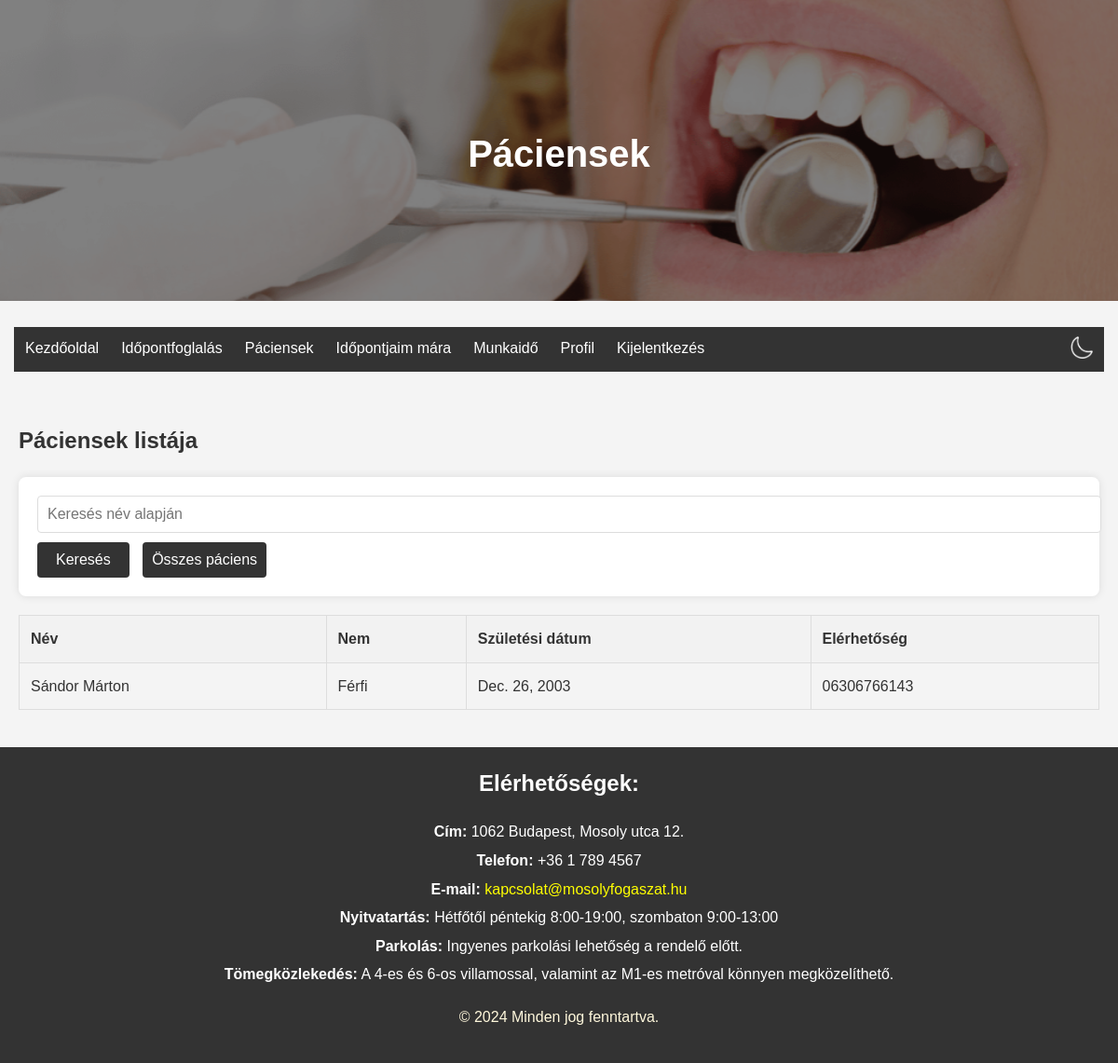
Page /patients/ (signed in) on the earlier database version.
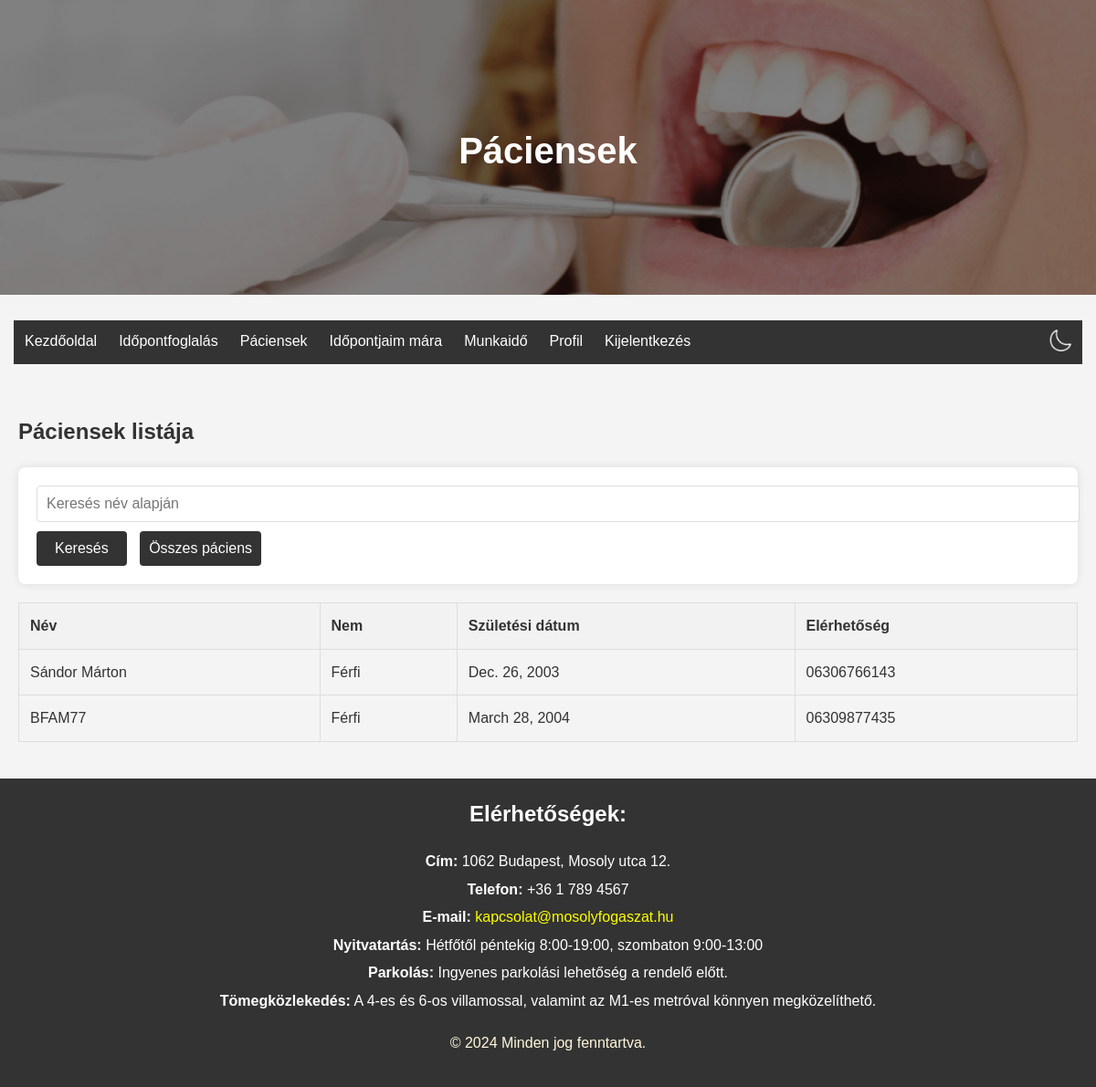
Same page on the later database version.
### rendeloweboldal/models.py (models this page shows, shortened)
class Patient(models.Model):
    id = models.CharField(max_length=64, primary_key=True)  # same as RendeloUser.id
    name = models.CharField(max_length=255)  # FHIR 'name' field
    gender = models.CharField(max_length=10, choices=[('male', 'Male'), ('female', 'Female')])
    birthDate = models.DateField(null=True, blank=True)  # FHIR 'birthDate' field
    telecom = models.CharField(max_length=255, null=True, blank=True)  # FHIR 'telecom' field for contact details

### rendeloweboldal/views.py (the view)
# urls.py: path('patients/', views.patients_view, name='patients'),
@login_required
def patients_view(request):
    if not (request.user.is_staff and not request.user.is_superuser):
        return redirect('home')
    search_query = request.GET.get('search', '')
    if search_query:
        patients = Patient.objects.filter(name__icontains=search_query)
    else:
        patients = Patient.objects.all()
    if not patients.exists():
        no_results_message = f"Nincs találat a megadott névre: {search_query}"
    else:
        no_results_message = None
    return render(request, 'patients.html', {'patients': patients, 'no_results_message': no_results_message})

### rendeloweboldal/templates/patients.html (shortened to what this page needs)
{% extends "base.html" %}
{% load static %}
{% block header_title %}Páciensek{% endblock %}
{% block content %}
<section class="patients">
    <h2>Páciensek listája</h2>
    <form method="get" action="{% url 'patients' %}">
        <input type="text" name="search" placeholder="Keresés név alapján" value="{{ request.GET.search }}">
        <button type="submit">Keresés</button>
        <button type="button" onclick="showAllPatients()">Összes páciens</button>
    </form>
    {% if no_results_message %}
        <p class="info-message">{{ no_results_message }}</p>
    {% else %}
        <table>
            <thead>
                <tr>
                    <th>Név</th>
                    <th>Nem</th>
                    <th>Születési dátum</th>
                    <th>Elérhetőség</th>
                </tr>
            </thead>
            <tbody>
                {% for patient in patients %}
                <tr onclick="goToPatientDetail('{{ patient.id }}')" style="cursor: pointer;">
                    <td>{{ patient.name }}</td>
                    <td>
                        {% if patient.gender == 'male' %}
                            Férfi
                        {% elif patient.gender == 'female' %}
                            Nő
                        {% endif %}
                    </td>
                    <td>{{ patient.birthDate }}</td>
                    <td>{{ patient.telecom }}</td>
                </tr>
                {% endfor %}
            </tbody>
        </table>
    {% endif %}
</section>
{% endblock %}

### rendeloweboldal/templates/base.html (shortened to what this page needs)
{% load static %}
<!DOCTYPE html>
<html lang="hu">
<head>
    <link rel="stylesheet" href="{% static 'css/style.css' %}">
    <link rel="stylesheet" id="color-scheme" href="{% static 'css/colors_light.css' %}">
</head>
<body>
    <header>
        <div class="header-container">
            <img src="{% static 'images/fooldal_kep.png' %}" alt="Főoldal fotó" class="header-image">
            <div class="overlay">
                <h1 class="header-title">{% block header_title %}Cím{% endblock %}</h1>
            </div>
        </div>
    </header>
    <nav>
        <ul class="navbar">
            <li><a href="{% url 'home' %}">Kezdőoldal</a></li>
            <li><a href="{% url 'book' %}">Időpontfoglalás</a></li>
            {% if user.is_authenticated and user.is_staff and not user.is_superuser %}
                <li><a href="{% url 'patients' %}">Páciensek</a></li>
                <li><a href="{% url 'appointments_today' %}">Időpontjaim mára</a></li>
                <li><a href="{% url 'working_hours' %}">Munkaidő</a></li>
            {% endif %}
            {% if user.is_authenticated %}
                <li><a href="{% url 'profile' %}">Profil</a></li>
                <li><a href="{% url 'logout' %}">Kijelentkezés</a></li>
            {% else %}
                <li><a href="{% url 'login' %}">Bejelentkezés</a></li>
            {% endif %}
            <li class="icon">
                <button onclick="toggleColorScheme()">
                    <img id="color-scheme-icon" src="{% static 'images/moon_icon.png' %}" alt="Sötét mód" style="width: 24px; height: 24px;">
                </button>
            </li>
        </ul>
    </nav>
    <main>
        {% block content %}{% endblock %}
    </main>
    <footer>
        <div class="contact-info">
            <h2>Elérhetőségek:</h2>
            <p><strong>Cím:</strong> 1062 Budapest, Mosoly utca 12.</p>
            <p><strong>Telefon:</strong> +36 1 789 4567</p>
            <p><strong>E-mail:</strong> <a href="mailto:kapcsolat@mosolyfogaszat.hu">kapcsolat@mosolyfogaszat.hu</a></p>
            <p><strong>Nyitvatartás:</strong> Hétfőtől péntekig 8:00-19:00, szombaton 9:00-13:00</p>
            <p><strong>Parkolás:</strong> Ingyenes parkolási lehetőség a rendelő előtt.</p>
            <p><strong>Tömegközlekedés:</strong> A 4-es és 6-os villamossal, valamint az M1-es metróval könnyen megközelíthető.</p>
        </div>
        <p class="copy">&copy; 2024 Minden jog fenntartva.</p>
    </footer>
</body>
</html>

### rendeloweboldal/static/Css/style.css (style rules this page uses)
body { font-family: Arial, sans-serif; line-height: 1.6; margin: 0; padding: 0; background-color: #f4f4f4; }
header { margin-bottom: 20px; }
.header-container { position: relative; text-align: center; color: white; height: auto; }
.header-image { width: 100%; height: auto; object-fit: cover; filter: brightness(50%); }
.overlay { position: absolute; top: 0; left: 0; width: 100%; height: 100%; display: flex; justify-content: center; align-items: center; }
.header-title { font-size: 2.5em; font-weight: bold; color: white; }
main { padding: 20px; }
form { background-color: white; padding: 20px; margin-bottom: 20px; border-radius: 8px; box-shadow: 0 0 10px rgba(0, 0, 0, 0.1); }
form input, form select, form textarea { padding: 10px; border: 1px solid #ddd; border-radius: 4px; font-size: 1em; width: 100%; margin-bottom: 10px; }
form button { padding: 10px 20px; border: none; border-radius: 4px; background-color: #333; color: white; font-size: 1em; cursor: pointer; transition: background-color 0.3s; }
button[type="button"] { margin-left: 10px; padding: 5px 10px; background-color: #333; color: white; border: none; border-radius: 4px; cursor: pointer; transition: background-color 0.3s; height: 38px; align-self: flex-start; }
.navbar { display: flex; flex-wrap: wrap; list-style-type: none; margin: 0; padding: 0; background-color: #333; justify-content: flex-start; }
.navbar li { flex: 0 1 auto; }
.navbar li a { display: block; color: white; text-align: center; padding: 10px 12px; text-decoration: none; }
.navbar li:last-child { margin-left: auto; }
.navbar button { background: none; border: none; cursor: pointer; padding: 10px 12px; color: white; text-align: center; width: 100%; }
ul.navbar { list-style-type: none; margin: 15px; padding: 0; overflow: hidden; background-color: #333; }
ul.navbar li { float: left; }
ul.navbar li a { display: block; color: white; text-align: center; padding: 10px 12px; text-decoration: none; }
table { width: 100%; border-collapse: collapse; margin-bottom: 20px; }
table, th, td { border: 1px solid #ddd; }
th, td { padding: 12px; text-align: left; }
th { background-color: #f2f2f2; }
footer { background-color: #333; color: white; padding: 20px; text-align: center; }
.contact-info { margin-bottom: 20px; }
.contact-info h2 { margin-top: 0; }
.contact-info p { margin: 5px 0; }
.contact-info a { color: #ffcc00; text-decoration: none; }
.contact-info a[href^="mailto:"] { color: yellow; text-decoration: none; }
.copy { color: cornsilk; }
a[href^="mailto:"] { color: yellow; text-decoration: none; }
button { padding: 10px 20px; border: none; border-radius: 4px; background-color: #333; color: white; font-size: 1em; cursor: pointer; transition: background-color 0.3s; }
button[type="button"] { margin-left: 10px; padding: 5px 10px; background-color: #333; color: white; border: none; border-radius: 4px; cursor: pointer; transition: background-color 0.3s; }
.navbar li.icon { display: flex; align-items: center; justify-content: center; height: 100%; }

### rendeloweboldal/static/Css/colors_light.css (style rules this page uses)
body, header { background-color: #f4f4f4; color: #333; }
.navbar, footer { background-color: #333; color: white; }
.header-title, .navbar a, footer { color: white; }
form, .intro, .pricing, .appointments, .appointment, .patient-detail, .working-hours-form, .info-message, .profile, .admin { background-color: white; color: #333; }
.button, .button-like, button, .add-button, .edit-button, .delete-button, .cancel-button, .dialog-box button { background-color: #333; color: white; }
.contact-info a { color: #ffcc00; }
.contact-info a[href^="mailto:"] { color: yellow; }
.copy { color: cornsilk; }
a[href^="mailto:"] { color: yellow; }

Differences in the rows shown:
added Patient: name "BFAM77", gender "Férfi", birthDate "March 28, 2004", telecom "06309877435"
